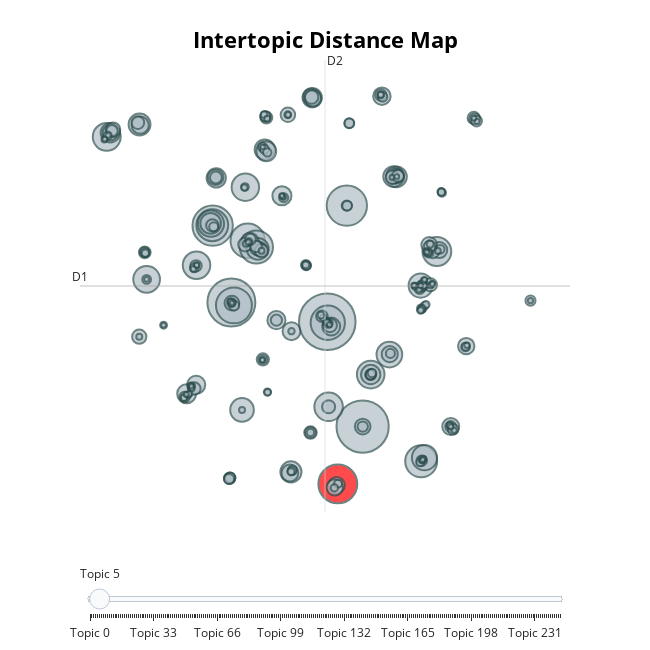

The notebook cell saved with this chart:
### Code cell
model.visualize_topics()

### Figure 1 — Plotly figure (JSON) as saved in the notebook; plotly's stock layout.template omitted (floating-point values rounded to 4 significant figures; data arrays with more than 128 entries replaced by an {"elided": "..."} marker saying what was removed)
{"data": [{"customdata": {"elided": "245x3 mixed values"}, "hovertemplate": "<b>Topic %{customdata[0]}</b><br>%{customdata[1]}<br>Size: %{customdata[2]}", "legendgroup": "", "marker": {"color": {"elided": "245 str values"}, "line": {"color": "DarkSlateGrey", "width": 2}, "size": {"elided": "245 int values"}, "sizemode": "area", "sizeref": 0.8831, "symbol": "circle"}, "mode": "markers", "name": "", "orientation": "v", "showlegend": false, "type": "scatter", "x": {"elided": "245 float values"}, "xaxis": "x", "y": {"elided": "245 float values"}, "yaxis": "y"}], "layout": {"annotations": [{"showarrow": false, "text": "D1", "x": -14.03, "y": 2.68, "yshift": 10}, {"showarrow": false, "text": "D2", "x": 4.345, "xshift": 10, "y": 17.65}], "height": 650, "hoverlabel": {"bgcolor": "white", "font": {"family": "Rockwell", "size": 16}}, "legend": {"itemsizing": "constant", "tracegroupgap": 0}, "margin": {"t": 60}, "shapes": [{"line": {"color": "#CFD8DC", "width": 2}, "type": "line", "x0": 4.345, "x1": 4.345, "y0": -12.29, "y1": 17.65}, {"line": {"color": "#9E9E9E", "width": 2}, "type": "line", "x0": -14.03, "x1": 22.72, "y0": 2.68, "y1": 2.68}], "sliders": [{"active": 5, "pad": {"t": 50}, "steps": [{"args": [{"marker.color": {"elided": "1x245 str values"}}], "label": "Topic 0", "method": "update"}, {"args": [{"marker.color": {"elided": "1x245 str values"}}], "label": "Topic 1", "method": "update"}, {"args": [{"marker.color": {"elided": "1x245 str values"}}], "label": "Topic 2", "method": "update"}, {"args": [{"marker.color": {"elided": "1x245 str values"}}], "label": "Topic 3", "method": "update"}, {"args": [{"marker.color": {"elided": "1x245 str values"}}], "label": "Topic 4", "method": "update"}, {"args": [{"marker.color": {"elided": "1x245 str values"}}], "label": "Topic 5", "method": "update"}, {"args": [{"marker.color": {"elided": "1x245 str values"}}], "label": "Topic 6", "method": "update"}, {"args": [{"marker.color": {"elided": "1x245 str values"}}], "label": "Topic 7", "method": "update"}, {"args": [{"marker.color": {"elided": "1x245 str values"}}], "label": "Topic 8", "method": "update"}, {"args": [{"marker.color": {"elided": "1x245 str values"}}], "label": "Topic 9", "method": "update"}, {"args": [{"marker.color": {"elided": "1x245 str values"}}], "label": "Topic 10", "method": "update"}, {"args": [{"marker.color": {"elided": "1x245 str values"}}], "label": "Topic 11", "method": "update"}, {"args": [{"marker.color": {"elided": "1x245 str values"}}], "label": "Topic 12", "method": "update"}, {"args": [{"marker.color": {"elided": "1x245 str values"}}], "label": "Topic 13", "method": "update"}, {"args": [{"marker.color": {"elided": "1x245 str values"}}], "label": "Topic 14", "method": "update"}, {"args": [{"marker.color": {"elided": "1x245 str values"}}], "label": "Topic 15", "method": "update"}, {"args": [{"marker.color": {"elided": "1x245 str values"}}], "label": "Topic 16", "method": "update"}, {"args": [{"marker.color": {"elided": "1x245 str values"}}], "label": "Topic 17", "method": "update"}, {"args": [{"marker.color": {"elided": "1x245 str values"}}], "label": "Topic 18", "method": "update"}, {"args": [{"marker.color": {"elided": "1x245 str values"}}], "label": "Topic 19", "method": "update"}, {"args": [{"marker.color": {"elided": "1x245 str values"}}], "label": "Topic 20", "method": "update"}, {"args": [{"marker.color": {"elided": "1x245 str values"}}], "label": "Topic 21", "method": "update"}, {"args": [{"marker.color": {"elided": "1x245 str values"}}], "label": "Topic 22", "method": "update"}, {"args": [{"marker.color": {"elided": "1x245 str values"}}], "label": "Topic 23", "method": "update"}, {"args": [{"marker.color": {"elided": "1x245 str values"}}], "label": "Topic 24", "method": "update"}, {"args": [{"marker.color": {"elided": "1x245 str values"}}], "label": "Topic 25", "method": "update"}, {"args": [{"marker.color": {"elided": "1x245 str values"}}], "label": "Topic 26", "method": "update"}, {"args": [{"marker.color": {"elided": "1x245 str values"}}], "label": "Topic 27", "method": "update"}, {"args": [{"marker.color": {"elided": "1x245 str values"}}], "label": "Topic 28", "method": "update"}, {"args": [{"marker.color": {"elided": "1x245 str values"}}], "label": "Topic 29", "method": "update"}, {"args": [{"marker.color": {"elided": "1x245 str values"}}], "label": "Topic 30", "method": "update"}, {"args": [{"marker.color": {"elided": "1x245 str values"}}], "label": "Topic 31", "method": "update"}, {"args": [{"marker.color": {"elided": "1x245 str values"}}], "label": "Topic 32", "method": "update"}, {"args": [{"marker.color": {"elided": "1x245 str values"}}], "label": "Topic 33", "method": "update"}, {"args": [{"marker.color": {"elided": "1x245 str values"}}], "label": "Topic 34", "method": "update"}, {"args": [{"marker.color": {"elided": "1x245 str values"}}], "label": "Topic 35", "method": "update"}, {"args": [{"marker.color": {"elided": "1x245 str values"}}], "label": "Topic 36", "method": "update"}, {"args": [{"marker.color": {"elided": "1x245 str values"}}], "label": "Topic 37", "method": "update"}, {"args": [{"marker.color": {"elided": "1x245 str values"}}], "label": "Topic 38", "method": "update"}, {"args": [{"marker.color": {"elided": "1x245 str values"}}], "label": "Topic 39", "method": "update"}, {"args": [{"marker.color": {"elided": "1x245 str values"}}], "label": "Topic 40", "method": "update"}, {"args": [{"marker.color": {"elided": "1x245 str values"}}], "label": "Topic 41", "method": "update"}, {"args": [{"marker.color": {"elided": "1x245 str values"}}], "label": "Topic 42", "method": "update"}, {"args": [{"marker.color": {"elided": "1x245 str values"}}], "label": "Topic 43", "method": "update"}, {"args": [{"marker.color": {"elided": "1x245 str values"}}], "label": "Topic 44", "method": "update"}, {"args": [{"marker.color": {"elided": "1x245 str values"}}], "label": "Topic 45", "method": "update"}, {"args": [{"marker.color": {"elided": "1x245 str values"}}], "label": "Topic 46", "method": "update"}, {"args": [{"marker.color": {"elided": "1x245 str values"}}], "label": "Topic 47", "method": "update"}, {"args": [{"marker.color": {"elided": "1x245 str values"}}], "label": "Topic 48", "method": "update"}, {"args": [{"marker.color": {"elided": "1x245 str values"}}], "label": "Topic 49", "method": "update"}, {"args": [{"marker.color": {"elided": "1x245 str values"}}], "label": "Topic 50", "method": "update"}, {"args": [{"marker.color": {"elided": "1x245 str values"}}], "label": "Topic 51", "method": "update"}, {"args": [{"marker.color": {"elided": "1x245 str values"}}], "label": "Topic 52", "method": "update"}, {"args": [{"marker.color": {"elided": "1x245 str values"}}], "label": "Topic 53", "method": "update"}, {"args": [{"marker.color": {"elided": "1x245 str values"}}], "label": "Topic 54", "method": "update"}, {"args": [{"marker.color": {"elided": "1x245 str values"}}], "label": "Topic 55", "method": "update"}, {"args": [{"marker.color": {"elided": "1x245 str values"}}], "label": "Topic 56", "method": "update"}, {"args": [{"marker.color": {"elided": "1x245 str values"}}], "label": "Topic 57", "method": "update"}, {"args": [{"marker.color": {"elided": "1x245 str values"}}], "label": "Topic 58", "method": "update"}, {"args": [{"marker.color": {"elided": "1x245 str values"}}], "label": "Topic 59", "method": "update"}, {"args": [{"marker.color": {"elided": "1x245 str values"}}], "label": "Topic 60", "method": "update"}, {"args": [{"marker.color": {"elided": "1x245 str values"}}], "label": "Topic 61", "method": "update"}, {"args": [{"marker.color": {"elided": "1x245 str values"}}], "label": "Topic 62", "method": "update"}, {"args": [{"marker.color": {"elided": "1x245 str values"}}], "label": "Topic 63", "method": "update"}, {"args": [{"marker.color": {"elided": "1x245 str values"}}], "label": "Topic 64", "method": "update"}, {"args": [{"marker.color": {"elided": "1x245 str values"}}], "label": "Topic 65", "method": "update"}, {"args": [{"marker.color": {"elided": "1x245 str values"}}], "label": "Topic 66", "method": "update"}, {"args": [{"marker.color": {"elided": "1x245 str values"}}], "label": "Topic 67", "method": "update"}, {"args": [{"marker.color": {"elided": "1x245 str values"}}], "label": "Topic 68", "method": "update"}, {"args": [{"marker.color": {"elided": "1x245 str values"}}], "label": "Topic 69", "method": "update"}, {"args": [{"marker.color": {"elided": "1x245 str values"}}], "label": "Topic 70", "method": "update"}, {"args": [{"marker.color": {"elided": "1x245 str values"}}], "label": "Topic 71", "method": "update"}, {"args": [{"marker.color": {"elided": "1x245 str values"}}], "label": "Topic 72", "method": "update"}, {"args": [{"marker.color": {"elided": "1x245 str values"}}], "label": "Topic 73", "method": "update"}, {"args": [{"marker.color": {"elided": "1x245 str values"}}], "label": "Topic 74", "method": "update"}, {"args": [{"marker.color": {"elided": "1x245 str values"}}], "label": "Topic 75", "method": "update"}, {"args": [{"marker.color": {"elided": "1x245 str values"}}], "label": "Topic 76", "method": "update"}, {"args": [{"marker.color": {"elided": "1x245 str values"}}], "label": "Topic 77", "method": "update"}, {"args": [{"marker.color": {"elided": "1x245 str values"}}], "label": "Topic 78", "method": "update"}, {"args": [{"marker.color": {"elided": "1x245 str values"}}], "label": "Topic 79", "method": "update"}, {"args": [{"marker.color": {"elided": "1x245 str values"}}], "label": "Topic 80", "method": "update"}, {"args": [{"marker.color": {"elided": "1x245 str values"}}], "label": "Topic 81", "method": "update"}, {"args": [{"marker.color": {"elided": "1x245 str values"}}], "label": "Topic 82", "method": "update"}, {"args": [{"marker.color": {"elided": "1x245 str values"}}], "label": "Topic 83", "method": "update"}, {"args": [{"marker.color": {"elided": "1x245 str values"}}], "label": "Topic 84", "method": "update"}, {"args": [{"marker.color": {"elided": "1x245 str values"}}], "label": "Topic 85", "method": "update"}, {"args": [{"marker.color": {"elided": "1x245 str values"}}], "label": "Topic 86", "method": "update"}, {"args": [{"marker.color": {"elided": "1x245 str values"}}], "label": "Topic 87", "method": "update"}, {"args": [{"marker.color": {"elided": "1x245 str values"}}], "label": "Topic 88", "method": "update"}, {"args": [{"marker.color": {"elided": "1x245 str values"}}], "label": "Topic 89", "method": "update"}, {"args": [{"marker.color": {"elided": "1x245 str values"}}], "label": "Topic 90", "method": "update"}, {"args": [{"marker.color": {"elided": "1x245 str values"}}], "label": "Topic 91", "method": "update"}, {"args": [{"marker.color": {"elided": "1x245 str values"}}], "label": "Topic 92", "method": "update"}, {"args": [{"marker.color": {"elided": "1x245 str values"}}], "label": "Topic 93", "method": "update"}, {"args": [{"marker.color": {"elided": "1x245 str values"}}], "label": "Topic 94", "method": "update"}, {"args": [{"marker.color": {"elided": "1x245 str values"}}], "label": "Topic 95", "method": "update"}, {"args": [{"marker.color": {"elided": "1x245 str values"}}], "label": "Topic 96", "method": "update"}, {"args": [{"marker.color": {"elided": "1x245 str values"}}], "label": "Topic 97", "method": "update"}, {"args": [{"marker.color": {"elided": "1x245 str values"}}], "label": "Topic 98", "method": "update"}, {"args": [{"marker.color": {"elided": "1x245 str values"}}], "label": "Topic 99", "method": "update"}, {"args": [{"marker.color": {"elided": "1x245 str values"}}], "label": "Topic 100", "method": "update"}, {"args": [{"marker.color": {"elided": "1x245 str values"}}], "label": "Topic 101", "method": "update"}, {"args": [{"marker.color": {"elided": "1x245 str values"}}], "label": "Topic 102", "method": "update"}, {"args": [{"marker.color": {"elided": "1x245 str values"}}], "label": "Topic 103", "method": "update"}, {"args": [{"marker.color": {"elided": "1x245 str values"}}], "label": "Topic 104", "method": "update"}, {"args": [{"marker.color": {"elided": "1x245 str values"}}], "label": "Topic 105", "method": "update"}, {"args": [{"marker.color": {"elided": "1x245 str values"}}], "label": "Topic 106", "method": "update"}, {"args": [{"marker.color": {"elided": "1x245 str values"}}], "label": "Topic 107", "method": "update"}, {"args": [{"marker.color": {"elided": "1x245 str values"}}], "label": "Topic 108", "method": "update"}, {"args": [{"marker.color": {"elided": "1x245 str values"}}], "label": "Topic 109", "method": "update"}, {"args": [{"marker.color": {"elided": "1x245 str values"}}], "label": "Topic 110", "method": "update"}, {"args": [{"marker.color": {"elided": "1x245 str values"}}], "label": "Topic 111", "method": "update"}, {"args": [{"marker.color": {"elided": "1x245 str values"}}], "label": "Topic 112", "method": "update"}, {"args": [{"marker.color": {"elided": "1x245 str values"}}], "label": "Topic 113", "method": "update"}, {"args": [{"marker.color": {"elided": "1x245 str values"}}], "label": "Topic 114", "method": "update"}, {"args": [{"marker.color": {"elided": "1x245 str values"}}], "label": "Topic 115", "method": "update"}, {"args": [{"marker.color": {"elided": "1x245 str values"}}], "label": "Topic 116", "method": "update"}, {"args": [{"marker.color": {"elided": "1x245 str values"}}], "label": "Topic 117", "method": "update"}, {"args": [{"marker.color": {"elided": "1x245 str values"}}], "label": "Topic 118", "method": "update"}, {"args": [{"marker.color": {"elided": "1x245 str values"}}], "label": "Topic 119", "method": "update"}, {"args": [{"marker.color": {"elided": "1x245 str values"}}], "label": "Topic 120", "method": "update"}, {"args": [{"marker.color": {"elided": "1x245 str values"}}], "label": "Topic 121", "method": "update"}, {"args": [{"marker.color": {"elided": "1x245 str values"}}], "label": "Topic 122", "method": "update"}, {"args": [{"marker.color": {"elided": "1x245 str values"}}], "label": "Topic 123", "method": "update"}, {"args": [{"marker.color": {"elided": "1x245 str values"}}], "label": "Topic 124", "method": "update"}, {"args": [{"marker.color": {"elided": "1x245 str values"}}], "label": "Topic 125", "method": "update"}, {"args": [{"marker.color": {"elided": "1x245 str values"}}], "label": "Topic 126", "method": "update"}, {"args": [{"marker.color": {"elided": "1x245 str values"}}], "label": "Topic 127", "method": "update"}, {"args": [{"marker.color": {"elided": "1x245 str values"}}], "label": "Topic 128", "method": "update"}, {"args": [{"marker.color": {"elided": "1x245 str values"}}], "label": "Topic 129", "method": "update"}, {"args": [{"marker.color": {"elided": "1x245 str values"}}], "label": "Topic 130", "method": "update"}, {"args": [{"marker.color": {"elided": "1x245 str values"}}], "label": "Topic 131", "method": "update"}, {"args": [{"marker.color": {"elided": "1x245 str values"}}], "label": "Topic 132", "method": "update"}, {"args": [{"marker.color": {"elided": "1x245 str values"}}], "label": "Topic 133", "method": "update"}, {"args": [{"marker.color": {"elided": "1x245 str values"}}], "label": "Topic 134", "method": "update"}, {"args": [{"marker.color": {"elided": "1x245 str values"}}], "label": "Topic 135", "method": "update"}, {"args": [{"marker.color": {"elided": "1x245 str values"}}], "label": "Topic 136", "method": "update"}, {"args": [{"marker.color": {"elided": "1x245 str values"}}], "label": "Topic 137", "method": "update"}, {"args": [{"marker.color": {"elided": "1x245 str values"}}], "label": "Topic 138", "method": "update"}, {"args": [{"marker.color": {"elided": "1x245 str values"}}], "label": "Topic 139", "method": "update"}, {"args": [{"marker.color": {"elided": "1x245 str values"}}], "label": "Topic 140", "method": "update"}, {"args": [{"marker.color": {"elided": "1x245 str values"}}], "label": "Topic 141", "method": "update"}, {"args": [{"marker.color": {"elided": "1x245 str values"}}], "label": "Topic 142", "method": "update"}, {"args": [{"marker.color": {"elided": "1x245 str values"}}], "label": "Topic 143", "method": "update"}, {"args": [{"marker.color": {"elided": "1x245 str values"}}], "label": "Topic 144", "method": "update"}, {"args": [{"marker.color": {"elided": "1x245 str values"}}], "label": "Topic 145", "method": "update"}, {"args": [{"marker.color": {"elided": "1x245 str values"}}], "label": "Topic 146", "method": "update"}, {"args": [{"marker.color": {"elided": "1x245 str values"}}], "label": "Topic 147", "method": "update"}, {"args": [{"marker.color": {"elided": "1x245 str values"}}], "label": "Topic 148", "method": "update"}, {"args": [{"marker.color": {"elided": "1x245 str values"}}], "label": "Topic 149", "method": "update"}, {"args": [{"marker.color": {"elided": "1x245 str values"}}], "label": "Topic 150", "method": "update"}, {"args": [{"marker.color": {"elided": "1x245 str values"}}], "label": "Topic 151", "method": "update"}, {"args": [{"marker.color": {"elided": "1x245 str values"}}], "label": "Topic 152", "method": "update"}, {"args": [{"marker.color": {"elided": "1x245 str values"}}], "label": "Topic 153", "method": "update"}, {"args": [{"marker.color": {"elided": "1x245 str values"}}], "label": "Topic 154", "method": "update"}, {"args": [{"marker.color": {"elided": "1x245 str values"}}], "label": "Topic 155", "method": "update"}, {"args": [{"marker.color": {"elided": "1x245 str values"}}], "label": "Topic 156", "method": "update"}, {"args": [{"marker.color": {"elided": "1x245 str values"}}], "label": "Topic 157", "method": "update"}, {"args": [{"marker.color": {"elided": "1x245 str values"}}], "label": "Topic 158", "method": "update"}, {"args": [{"marker.color": {"elided": "1x245 str values"}}], "label": "Topic 159", "method": "update"}, {"args": [{"marker.color": {"elided": "1x245 str values"}}], "label": "Topic 160", "method": "update"}, {"args": [{"marker.color": {"elided": "1x245 str values"}}], "label": "Topic 161", "method": "update"}, {"args": [{"marker.color": {"elided": "1x245 str values"}}], "label": "Topic 162", "method": "update"}, {"args": [{"marker.color": {"elided": "1x245 str values"}}], "label": "Topic 163", "method": "update"}, {"args": [{"marker.color": {"elided": "1x245 str values"}}], "label": "Topic 164", "method": "update"}, {"args": [{"marker.color": {"elided": "1x245 str values"}}], "label": "Topic 165", "method": "update"}, {"args": [{"marker.color": {"elided": "1x245 str values"}}], "label": "Topic 166", "method": "update"}, {"args": [{"marker.color": {"elided": "1x245 str values"}}], "label": "Topic 167", "method": "update"}, {"args": [{"marker.color": {"elided": "1x245 str values"}}], "label": "Topic 168", "method": "update"}, {"args": [{"marker.color": {"elided": "1x245 str values"}}], "label": "Topic 169", "method": "update"}, {"args": [{"marker.color": {"elided": "1x245 str values"}}], "label": "Topic 170", "method": "update"}, {"args": [{"marker.color": {"elided": "1x245 str values"}}], "label": "Topic 171", "method": "update"}, {"args": [{"marker.color": {"elided": "1x245 str values"}}], "label": "Topic 172", "method": "update"}, {"args": [{"marker.color": {"elided": "1x245 str values"}}], "label": "Topic 173", "method": "update"}, {"args": [{"marker.color": {"elided": "1x245 str values"}}], "label": "Topic 174", "method": "update"}, {"args": [{"marker.color": {"elided": "1x245 str values"}}], "label": "Topic 175", "method": "update"}, {"args": [{"marker.color": {"elided": "1x245 str values"}}], "label": "Topic 176", "method": "update"}, {"args": [{"marker.color": {"elided": "1x245 str values"}}], "label": "Topic 177", "method": "update"}, {"args": [{"marker.color": {"elided": "1x245 str values"}}], "label": "Topic 178", "method": "update"}, {"args": [{"marker.color": {"elided": "1x245 str values"}}], "label": "Topic 179", "method": "update"}, {"args": [{"marker.color": {"elided": "1x245 str values"}}], "label": "Topic 180", "method": "update"}, {"args": [{"marker.color": {"elided": "1x245 str values"}}], "label": "Topic 181", "method": "update"}, {"args": [{"marker.color": {"elided": "1x245 str values"}}], "label": "Topic 182", "method": "update"}, {"args": [{"marker.color": {"elided": "1x245 str values"}}], "label": "Topic 183", "method": "update"}, {"args": [{"marker.color": {"elided": "1x245 str values"}}], "label": "Topic 184", "method": "update"}, {"args": [{"marker.color": {"elided": "1x245 str values"}}], "label": "Topic 185", "method": "update"}, {"args": [{"marker.color": {"elided": "1x245 str values"}}], "label": "Topic 186", "method": "update"}, {"args": [{"marker.color": {"elided": "1x245 str values"}}], "label": "Topic 187", "method": "update"}, {"args": [{"marker.color": {"elided": "1x245 str values"}}], "label": "Topic 188", "method": "update"}, {"args": [{"marker.color": {"elided": "1x245 str values"}}], "label": "Topic 189", "method": "update"}, {"args": [{"marker.color": {"elided": "1x245 str values"}}], "label": "Topic 190", "method": "update"}, {"args": [{"marker.color": {"elided": "1x245 str values"}}], "label": "Topic 191", "method": "update"}, {"args": [{"marker.color": {"elided": "1x245 str values"}}], "label": "Topic 192", "method": "update"}, {"args": [{"marker.color": {"elided": "1x245 str values"}}], "label": "Topic 193", "method": "update"}, {"args": [{"marker.color": {"elided": "1x245 str values"}}], "label": "Topic 194", "method": "update"}, {"args": [{"marker.color": {"elided": "1x245 str values"}}], "label": "Topic 195", "method": "update"}, {"args": [{"marker.color": {"elided": "1x245 str values"}}], "label": "Topic 196", "method": "update"}, {"args": [{"marker.color": {"elided": "1x245 str values"}}], "label": "Topic 197", "method": "update"}, {"args": [{"marker.color": {"elided": "1x245 str values"}}], "label": "Topic 198", "method": "update"}, {"args": [{"marker.color": {"elided": "1x245 str values"}}], "label": "Topic 199", "method": "update"}, {"args": [{"marker.color": {"elided": "1x245 str values"}}], "label": "Topic 200", "method": "update"}, {"args": [{"marker.color": {"elided": "1x245 str values"}}], "label": "Topic 201", "method": "update"}, {"args": [{"marker.color": {"elided": "1x245 str values"}}], "label": "Topic 202", "method": "update"}, {"args": [{"marker.color": {"elided": "1x245 str values"}}], "label": "Topic 203", "method": "update"}, {"args": [{"marker.color": {"elided": "1x245 str values"}}], "label": "Topic 204", "method": "update"}, {"args": [{"marker.color": {"elided": "1x245 str values"}}], "label": "Topic 205", "method": "update"}, {"args": [{"marker.color": {"elided": "1x245 str values"}}], "label": "Topic 206", "method": "update"}, {"args": [{"marker.color": {"elided": "1x245 str values"}}], "label": "Topic 207", "method": "update"}, {"args": [{"marker.color": {"elided": "1x245 str values"}}], "label": "Topic 208", "method": "update"}, {"args": [{"marker.color": {"elided": "1x245 str values"}}], "label": "Topic 209", "method": "update"}, {"args": [{"marker.color": {"elided": "1x245 str values"}}], "label": "Topic 210", "method": "update"}, {"args": [{"marker.color": {"elided": "1x245 str values"}}], "label": "Topic 211", "method": "update"}, {"args": [{"marker.color": {"elided": "1x245 str values"}}], "label": "Topic 212", "method": "update"}, {"args": [{"marker.color": {"elided": "1x245 str values"}}], "label": "Topic 213", "method": "update"}, {"args": [{"marker.color": {"elided": "1x245 str values"}}], "label": "Topic 214", "method": "update"}, {"args": [{"marker.color": {"elided": "1x245 str values"}}], "label": "Topic 215", "method": "update"}, {"args": [{"marker.color": {"elided": "1x245 str values"}}], "label": "Topic 216", "method": "update"}, {"args": [{"marker.color": {"elided": "1x245 str values"}}], "label": "Topic 217", "method": "update"}, {"args": [{"marker.color": {"elided": "1x245 str values"}}], "label": "Topic 218", "method": "update"}, {"args": [{"marker.color": {"elided": "1x245 str values"}}], "label": "Topic 219", "method": "update"}, {"args": [{"marker.color": {"elided": "1x245 str values"}}], "label": "Topic 220", "method": "update"}, {"args": [{"marker.color": {"elided": "1x245 str values"}}], "label": "Topic 221", "method": "update"}, {"args": [{"marker.color": {"elided": "1x245 str values"}}], "label": "Topic 222", "method": "update"}, {"args": [{"marker.color": {"elided": "1x245 str values"}}], "label": "Topic 223", "method": "update"}, {"args": [{"marker.color": {"elided": "1x245 str values"}}], "label": "Topic 224", "method": "update"}, {"args": [{"marker.color": {"elided": "1x245 str values"}}], "label": "Topic 225", "method": "update"}, {"args": [{"marker.color": {"elided": "1x245 str values"}}], "label": "Topic 226", "method": "update"}, {"args": [{"marker.color": {"elided": "1x245 str values"}}], "label": "Topic 227", "method": "update"}, {"args": [{"marker.color": {"elided": "1x245 str values"}}], "label": "Topic 228", "method": "update"}, {"args": [{"marker.color": {"elided": "1x245 str values"}}], "label": "Topic 229", "method": "update"}, {"args": [{"marker.color": {"elided": "1x245 str values"}}], "label": "Topic 230", "method": "update"}, {"args": [{"marker.color": {"elided": "1x245 str values"}}], "label": "Topic 231", "method": "update"}, {"args": [{"marker.color": {"elided": "1x245 str values"}}], "label": "Topic 232", "method": "update"}, {"args": [{"marker.color": {"elided": "1x245 str values"}}], "label": "Topic 233", "method": "update"}, {"args": [{"marker.color": {"elided": "1x245 str values"}}], "label": "Topic 234", "method": "update"}, {"args": [{"marker.color": {"elided": "1x245 str values"}}], "label": "Topic 235", "method": "update"}, {"args": [{"marker.color": {"elided": "1x245 str values"}}], "label": "Topic 236", "method": "update"}, {"args": [{"marker.color": {"elided": "1x245 str values"}}], "label": "Topic 237", "method": "update"}, {"args": [{"marker.color": {"elided": "1x245 str values"}}], "label": "Topic 238", "method": "update"}, {"args": [{"marker.color": {"elided": "1x245 str values"}}], "label": "Topic 239", "method": "update"}, {"args": [{"marker.color": {"elided": "1x245 str values"}}], "label": "Topic 240", "method": "update"}, {"args": [{"marker.color": {"elided": "1x245 str values"}}], "label": "Topic 241", "method": "update"}, {"args": [{"marker.color": {"elided": "1x245 str values"}}], "label": "Topic 242", "method": "update"}, {"args": [{"marker.color": {"elided": "1x245 str values"}}], "label": "Topic 243", "method": "update"}, {"args": [{"marker.color": {"elided": "1x245 str values"}}], "label": "Topic 244", "method": "update"}]}], "title": {"font": {"color": "Black", "size": 22}, "text": "<b>Intertopic Distance Map</b>", "x": 0.5, "xanchor": "center", "y": 0.95, "yanchor": "top"}, "width": 650, "xaxis": {"anchor": "y", "domain": [0, 1], "range": [-14.03, 22.72], "title": {"text": ""}, "type": "linear", "visible": false}, "yaxis": {"anchor": "x", "domain": [0, 1], "range": [-12.29, 17.65], "title": {"text": ""}, "type": "linear", "visible": false}}}
